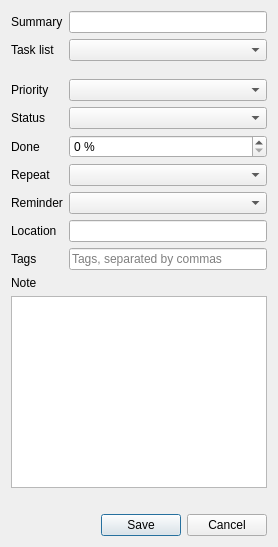
<?xml version="1.0" encoding="UTF-8"?>
<ui version="4.0">
 <class>TaskEditor</class>
 <widget class="QWidget" name="TaskEditor">
  <layout class="QVBoxLayout" name="layout">
   <item>
    <layout class="QFormLayout" name="fields">
     <item row="0" column="0">
      <widget class="QLabel" name="summaryLabel">
       <property name="text">
        <string>Summary</string>
       </property>
       <property name="buddy">
        <cstring>summary</cstring>
       </property>
      </widget>
     </item>
     <item row="0" column="1">
      <widget class="QLineEdit" name="summary" />
     </item>
     <item row="1" column="0">
      <widget class="QLabel" name="listLabel">
       <property name="text">
        <string>Task list</string>
       </property>
       <property name="buddy">
        <cstring>list</cstring>
       </property>
      </widget>
     </item>
     <item row="1" column="1">
      <widget class="QComboBox" name="list" />
     </item>
     <item row="2" column="1">
      <widget class="QWidget" name="startField" />
     </item>
     <item row="3" column="1">
      <widget class="QWidget" name="dueField" />
     </item>
     <item row="4" column="0">
      <widget class="QLabel" name="priorityLabel">
       <property name="text">
        <string>Priority</string>
       </property>
       <property name="buddy">
        <cstring>priority</cstring>
       </property>
      </widget>
     </item>
     <item row="4" column="1">
      <widget class="QComboBox" name="priority" />
     </item>
     <item row="5" column="0">
      <widget class="QLabel" name="statusLabel">
       <property name="text">
        <string>Status</string>
       </property>
       <property name="buddy">
        <cstring>status</cstring>
       </property>
      </widget>
     </item>
     <item row="5" column="1">
      <widget class="QComboBox" name="status" />
     </item>
     <item row="6" column="0">
      <widget class="QLabel" name="percentLabel">
       <property name="text">
        <string>Done</string>
       </property>
       <property name="buddy">
        <cstring>percent</cstring>
       </property>
      </widget>
     </item>
     <item row="6" column="1">
      <widget class="QSpinBox" name="percent">
       <property name="suffix">
        <string> %</string>
       </property>
      </widget>
     </item>
     <item row="7" column="0">
      <widget class="QLabel" name="repeatLabel">
       <property name="text">
        <string>Repeat</string>
       </property>
       <property name="buddy">
        <cstring>repeat</cstring>
       </property>
      </widget>
     </item>
     <item row="7" column="1">
      <widget class="QComboBox" name="repeat" />
     </item>
     <item row="8" column="0">
      <widget class="QLabel" name="reminderLabel">
       <property name="text">
        <string>Reminder</string>
       </property>
       <property name="buddy">
        <cstring>reminder</cstring>
       </property>
      </widget>
     </item>
     <item row="8" column="1">
      <widget class="QComboBox" name="reminder" />
     </item>
     <item row="9" column="0">
      <widget class="QLabel" name="locationLabel">
       <property name="text">
        <string>Location</string>
       </property>
       <property name="buddy">
        <cstring>location</cstring>
       </property>
      </widget>
     </item>
     <item row="9" column="1">
      <widget class="QLineEdit" name="location" />
     </item>
     <item row="10" column="0">
      <widget class="QLabel" name="tagsLabel">
       <property name="text">
        <string>Tags</string>
       </property>
       <property name="buddy">
        <cstring>tags</cstring>
       </property>
      </widget>
     </item>
     <item row="10" column="1">
      <widget class="QLineEdit" name="tags">
       <property name="placeholderText">
        <string>Tags, separated by commas</string>
       </property>
      </widget>
     </item>
    </layout>
   </item>
   <item>
    <widget class="QLabel" name="noteLabel">
     <property name="text">
      <string>Note</string>
     </property>
    </widget>
   </item>
   <item>
    <widget class="QPlainTextEdit" name="note" />
   </item>
   <item>
    <widget class="QLabel" name="result">
     <property name="wordWrap">
      <bool>true</bool>
     </property>
    </widget>
   </item>
   <item>
    <widget class="QDialogButtonBox" name="buttons">
     <property name="standardButtons">
      <set>QDialogButtonBox::Save|QDialogButtonBox::Cancel</set>
     </property>
    </widget>
   </item>
  </layout>
 </widget>
 <resources />
 <connections />
</ui>
